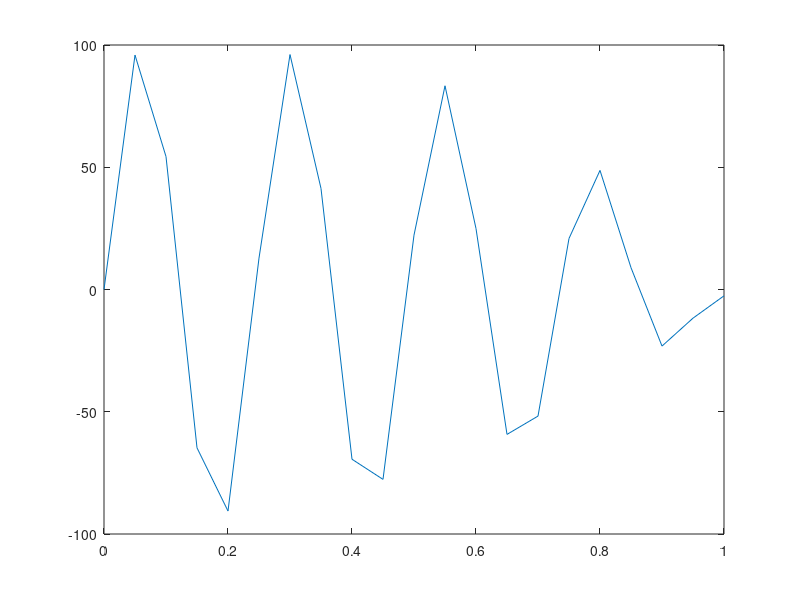

The MATLAB source for this figure:
% a-2

clear all
close all
clc


f=@(x,r) r.*x.^3.*sin(r.*x)-3*x.^2.*cos(r.*x)-r.*sin(r.*x);

r=10;
a=0;
b=1;

n=20;
h=(b-a)/n;
x=[a:h:b]';
xex=-1;

x_p=zeros(n,1);
x_n=zeros(n,1);
Igl=zeros(n,1);

for i=1:n
    
    x_p(i)= (x(i+1)+x(i))/2 + h/(2*sqrt(3));
    x_n(i)= (x(i+1)+x(i))/2 - h/(2*sqrt(3));
    
    Igl(i)= h*(f(x_p(i),r)+f(x_n(i),r))*0.5;
end

s_Igl=sum(Igl)
err=abs(xex-s_Igl)
% a-2


n2=40;
h2=(b-a)/n2;
x2=[a:h2:b]';
xex=-1;

x_p2=zeros(n2,1);
x_n2=zeros(n2,1);
Igl2=zeros(n2,1);

for i=1:n2
    
    x_p2(i)= (x2(i+1)+x2(i))/2 + h2/(2*sqrt(3));
    x_n2(i)= (x2(i+1)+x2(i))/2 - h2/(2*sqrt(3));
    
    Igl2(i)= h2*(f(x_p2(i),r)+f(x_n2(i),r))*0.5;
end

s_Igl2=sum(Igl2)
err2=abs(xex-s_Igl2)

pemperical=-log2(err2/err)

plot(x,f(x,r))
%% b

clear all
close all
clc


f=@(x,r) r.*x.^3.*sin(r.*x)-3*x.^2.*cos(r.*x)-r.*sin(r.*x);

r=100;
a=0;
b=1;

n=20;
h=(b-a)/n;
x=[a:h:b]';
xex=-1;

x_p=zeros(n,1);
x_n=zeros(n,1);
Igl=zeros(n,1);

for i=1:n
    
    x_p(i)= (x(i+1)+x(i))/2 + h/(2*sqrt(3));
    x_n(i)= (x(i+1)+x(i))/2 - h/(2*sqrt(3));
    
    Igl(i)= h*(f(x_p(i),r)+f(x_n(i),r))*0.5;
end

s_Igl=sum(Igl)
err=abs(xex-s_Igl)
% a-2


n2=40;
h2=(b-a)/n2;
x2=[a:h2:b]';
xex=-1;

x_p2=zeros(n2,1);
x_n2=zeros(n2,1);
Igl2=zeros(n2,1);

for i=1:n2
    
    x_p2(i)= (x2(i+1)+x2(i))/2 + h2/(2*sqrt(3));
    x_n2(i)= (x2(i+1)+x2(i))/2 - h2/(2*sqrt(3));
    
    Igl2(i)= h2*(f(x_p2(i),r)+f(x_n2(i),r))*0.5;
end

s_Igl2=sum(Igl2)
err2=abs(xex-s_Igl2)

pemperical=-log2(err2/err)

plot(x,f(x,r))
% 
% 
% چون دامنه زیاده و تایم اسپ کم اینجوری میشه
% تایم اسعتپ زیاذ بشه به 4 میل میکنه